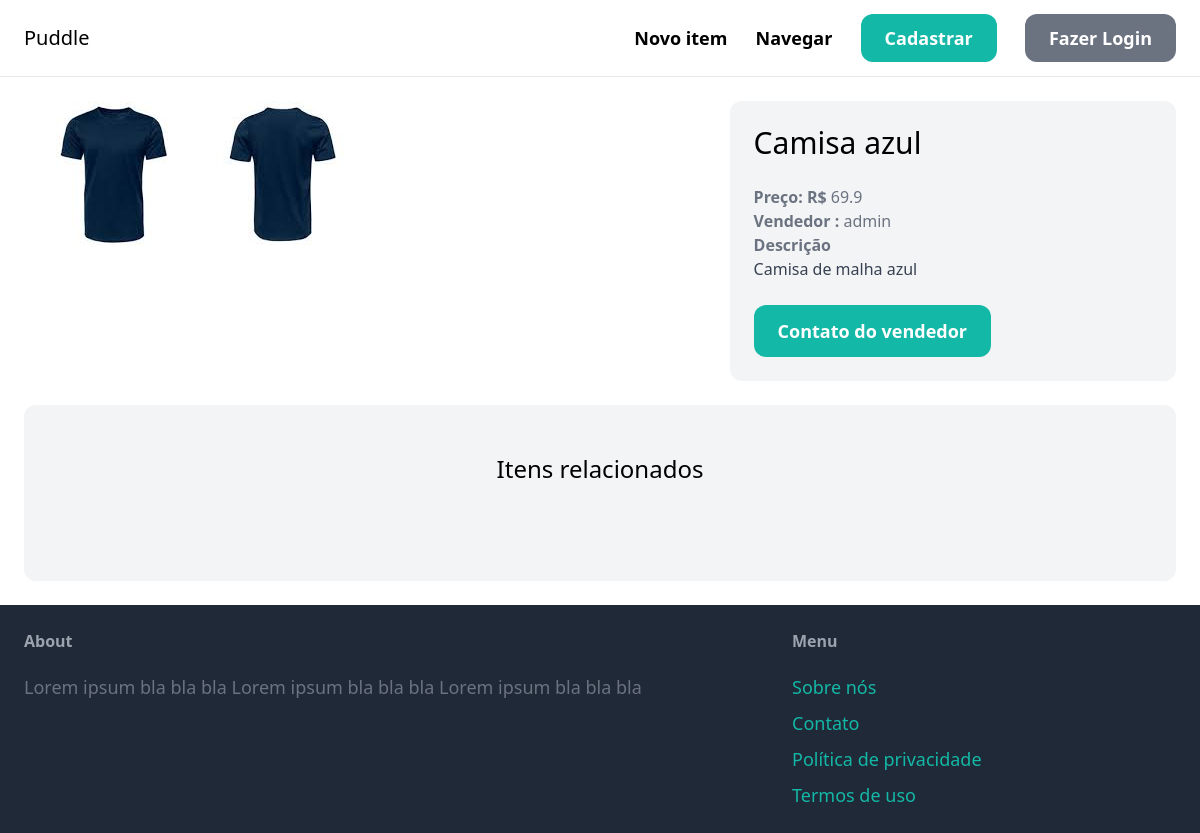
Screenshot of /items/2/ with the database file from the repository.
### item/models.py (models this page shows, shortened)
class Item(models.Model):
    category = models.ForeignKey(Category, related_name='items', on_delete=models.CASCADE)
    name = models.CharField(max_length=255)
    description = models.TextField(blank=True, null=True)
    price = models.FloatField()
    image = models.ImageField(upload_to='item_images', blank=True, null=True)
    is_sold = models.BooleanField(default=False)
    created_by = models.ForeignKey(User, related_name='items', on_delete=models.CASCADE)
    created_at = models.DateTimeField(auto_now_add=True)

### item/views.py (the view)
# urls.py: path('<int:pk>/', views.detail, name='detail'),
def detail(request, pk):
    item = get_object_or_404(Item, pk=pk)
    related_items = Item.objects.filter(category=item.category, is_sold=False).exclude(pk=pk)[0:3]
    return render(request, 'item/detail.html', {
        'item': item,
        'related_items': related_items
    })

### item/templates/item/detail.html (shortened to what this page needs)
{% extends 'core/base.html' %}
{% block content %}
<div class="grid grid-cols-5 gap-6">
    <div class="col-span-3">
        <img src="{{ item.image.url }}" class="rounded-xl">
    </div>
    <div class="col-span-2 p-6 bg-gray-100 rounded-xl">
        <h1 class="mb-6 text-3xl">{{ item.name }}</h1>
        <p class="text-gray-500"><strong>Preço: R$ </strong>{{ item.price }}</p>
        <p class="text-gray-500"><strong>Vendedor : </strong>{{ item.created_by }}</p>
        {% if item.description %}
        <p class="text-gray-700">
            <strong class="text-gray-500">Descrição</strong><br>
            {{ item.description }}
        </p>
        {% endif %}
        {% if request.user == item.created_by %}
        <div class="mt-6 p-6 bg-white rounded-xl">
            <p>Esse é seu item!</p>
            <a href="{% url 'item:edit' item.id %}"
               class="inline-block mt-6 px-6 py-3 text-lg font-semibold bg-teal-500 text-white rounded-xl">Editar</a>
            <a href="{% url 'item:delete' item.id %}"
               class="inline-block mt-6 px-6 py-3 text-lg font-semibold bg-red-500 text-white rounded-xl">Deletar</a>
        </div>
        {% else %}
        <a href="{% url 'conversation:new' item.id %}"
           class="inline-block mt-6 px-6 py-3 text-lg font-semibold bg-teal-500 text-white rounded-xl hover:bg-teal-700">Contato
            do vendedor</a>
        {% endif %}
    </div>
</div>
<div class="mt-6 px-6 py-12 bg-gray-100 rounded-xl">
    <h2 class="mb-12 text-2xl text-center">Itens relacionados</h2>
</div>
{% endblock %}

### rows the page displays
Item: image (picture), name "Camisa azul", price "69.9", created_by "admin", description "Camisa de malha azul"
